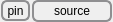
<?xml version="1.0" encoding="UTF-8"?>
<ui version="4.0">
 <class>VisualizerTitleBarComboPick</class>
 <widget class="QWidget" name="VisualizerTitleBarComboPick">
  <property name="geometry">
   <rect>
    <x>0</x>
    <y>0</y>
    <width>113</width>
    <height>22</height>
   </rect>
  </property>
  <property name="sizePolicy">
   <sizepolicy hsizetype="Preferred" vsizetype="Fixed">
    <horstretch>0</horstretch>
    <verstretch>0</verstretch>
   </sizepolicy>
  </property>
  <property name="minimumSize">
   <size>
    <width>0</width>
    <height>22</height>
   </size>
  </property>
  <property name="maximumSize">
   <size>
    <width>16777215</width>
    <height>22</height>
   </size>
  </property>
  <property name="windowTitle">
   <string>Visualizer</string>
  </property>
  <property name="styleSheet">
   <string notr="true">QToolButton { /* all types of tool button */
     border: 2px solid #8f8f91;
     border-radius: 6px;
     background-color: qlineargradient(x1: 0, y1: 0, x2: 0, y2: 1,
                                       stop: 0 #f6f7fa, stop: 1 #dadbde);
 }

 QToolButton[popupMode=&quot;1&quot;] { /* only for MenuButtonPopup */
     padding-right: 20px; /* make way for the popup button */
 }

 QToolButton:pressed {
     background-color: qlineargradient(x1: 0, y1: 0, x2: 0, y2: 1,
                                       stop: 0 #dadbde, stop: 1 #f6f7fa);
 }

 /* the subcontrols below are used only in the MenuButtonPopup mode */
 QToolButton::menu-button {
     border: 2px solid gray;
     border-top-right-radius: 6px;
     border-bottom-right-radius: 6px;
     /* 16px width + 4px for border = 20px allocated above */
     width: 16px;
 }

QToolButton::menu-arrow {
     image: url(downarrow.png);
 }

 QToolButton::menu-arrow:open {
     top: 1px; left: 1px; /* shift it a bit */
 }</string>
  </property>
  <layout class="QHBoxLayout" name="horizontalLayout_2">
   <property name="spacing">
    <number>1</number>
   </property>
   <property name="margin">
    <number>0</number>
   </property>
   <item>
    <widget class="QToolButton" name="buttonPin">
     <property name="text">
      <string>pin</string>
     </property>
     <property name="icon">
      <iconset resource="Icons.qrc">
       <normaloff>:/data/resources/icons/wejscie2.png</normaloff>:/data/resources/icons/wejscie2.png</iconset>
     </property>
     <property name="popupMode">
      <enum>QToolButton::InstantPopup</enum>
     </property>
     <property name="toolButtonStyle">
      <enum>Qt::ToolButtonTextBesideIcon</enum>
     </property>
    </widget>
   </item>
   <item>
    <widget class="QToolButton" name="buttonSource">
     <property name="sizePolicy">
      <sizepolicy hsizetype="Preferred" vsizetype="Preferred">
       <horstretch>0</horstretch>
       <verstretch>0</verstretch>
      </sizepolicy>
     </property>
     <property name="maximumSize">
      <size>
       <width>80</width>
       <height>22</height>
      </size>
     </property>
     <property name="styleSheet">
      <string notr="true"/>
     </property>
     <property name="text">
      <string>source</string>
     </property>
     <property name="icon">
      <iconset resource="Icons.qrc">
       <normaloff>:/data/resources/icons/dane.wejsciowe.png</normaloff>:/data/resources/icons/dane.wejsciowe.png</iconset>
     </property>
     <property name="popupMode">
      <enum>QToolButton::InstantPopup</enum>
     </property>
     <property name="toolButtonStyle">
      <enum>Qt::ToolButtonTextBesideIcon</enum>
     </property>
     <property name="arrowType">
      <enum>Qt::NoArrow</enum>
     </property>
    </widget>
   </item>
  </layout>
  <action name="actionClose">
   <property name="text">
    <string>Close</string>
   </property>
  </action>
  <action name="actionFloat">
   <property name="checkable">
    <bool>true</bool>
   </property>
   <property name="icon">
    <iconset>
     <normaloff>C:/Users/resources/icons/clear_console_16x16.png</normaloff>C:/Users/resources/icons/clear_console_16x16.png</iconset>
   </property>
   <property name="text">
    <string>Float</string>
   </property>
  </action>
 </widget>
 <resources>
  <include location="Icons.qrc"/>
 </resources>
 <connections/>
 <slots>
  <slot>setCurrentSlot(int)</slot>
  <slot>setCurrentVisualizer(int)</slot>
 </slots>
</ui>
